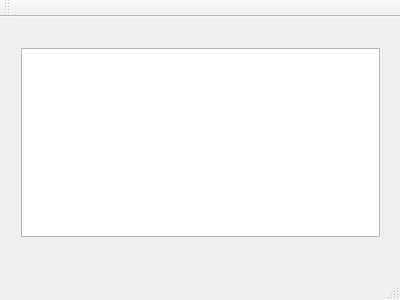
<?xml version="1.0" encoding="UTF-8"?>
<ui version="4.0">
 <class>MainWindow</class>
 <widget class="QMainWindow" name="MainWindow">
  <property name="geometry">
   <rect>
    <x>0</x>
    <y>0</y>
    <width>400</width>
    <height>300</height>
   </rect>
  </property>
  <property name="windowTitle">
   <string>MainWindow</string>
  </property>
  <widget class="QWidget" name="centralWidget">
   <widget class="QWidget" name="formLayoutWidget">
    <property name="geometry">
     <rect>
      <x>10</x>
      <y>20</y>
      <width>381</width>
      <height>211</height>
     </rect>
    </property>
    <layout class="QFormLayout" name="formLayout">
     <item row="0" column="0" colspan="2">
      <widget class="QTextBrowser" name="textBrowser"/>
     </item>
    </layout>
   </widget>
  </widget>
  <widget class="QMenuBar" name="menuBar">
   <property name="geometry">
    <rect>
     <x>0</x>
     <y>0</y>
     <width>400</width>
     <height>25</height>
    </rect>
   </property>
  </widget>
  <widget class="QToolBar" name="mainToolBar">
   <attribute name="toolBarArea">
    <enum>TopToolBarArea</enum>
   </attribute>
   <attribute name="toolBarBreak">
    <bool>false</bool>
   </attribute>
  </widget>
  <widget class="QStatusBar" name="statusBar"/>
 </widget>
 <layoutdefault spacing="6" margin="11"/>
 <resources/>
 <connections/>
</ui>
